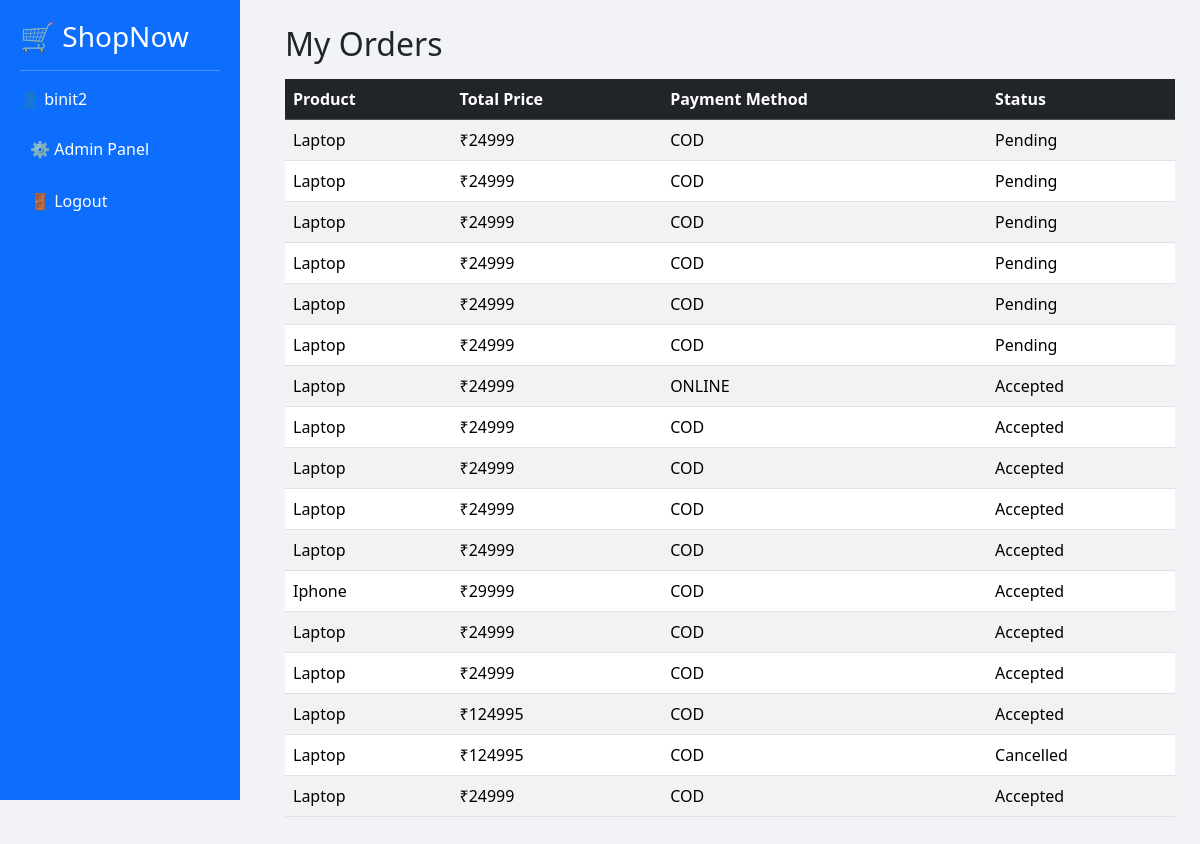
The app's page /my-orders/ (signed in) with its own data.
### orders/models.py (models this page shows, shortened)
class Order(models.Model):
    user = models.ForeignKey(User, on_delete=models.CASCADE)
    product = models.ForeignKey(Product, on_delete=models.CASCADE)
    quantity = models.IntegerField(default=1)
    total_price = models.IntegerField()
    payment_method = models.CharField(
        max_length=20,
        choices=[
          ('COD', 'Cash On Delivery'),
          ('ONLINE', 'Online Payment')
        ]
    )
    status = models.CharField(
        max_length=20,
        default='Pending'
    )
    created_at = models.DateTimeField(auto_now_add=True)

### products/models.py (models this page shows, shortened)
class Product(models.Model):
    STATUS_CHOICES = (
        ('Pending', 'Pending'),
        ('Approved', 'Approved'),
        ('Rejected', 'Rejected'),
    )
    seller = models.ForeignKey(User, on_delete=models.CASCADE)
    category = models.ForeignKey(Category, on_delete=models.CASCADE)
    name = models.CharField(max_length=100)
    price = models.IntegerField ()
    description = models.TextField()
    image = models.ImageField(upload_to='products/', null=True, blank=True)
    status = models.CharField(max_length=20, choices=STATUS_CHOICES, default='Pending')

### orders/views.py (the view)
# urls.py: path('my-orders/', views.my_orders, name='my_orders'),
@login_required
def my_orders(request):
    orders = Order.objects.filter(user=request.user)
    return render(request, 'my_orders.html', {'orders': orders})

### templates/my_orders.html
{% extends "base.html" %}
{% block content %}
<h2>My Orders</h2>
<table class="table table-boarded table-striped mt-3">
    <thead class="table-dark">
        <tr>
            <th>Product</th>
            <th>Total Price</th>
            <th>Payment Method</th>
            <th>Status</th>
        </tr>
    </thead>
    <tbody>
        {% for order in orders %}
        <tr>
            <td>{{ order.product.name }}</td>
            <td>₹{{ order.total_price }}</td>
            <td>{{ order.payment_method }}</td>
            <td>{{ order.status }}</td>
        </tr>
        {% empty %}
        <tr>
            <td colspan="4" class="text-center">No orders yet</td>
        </tr>
        {% endfor %}
    </tbody>
</table>
{% endblock %}

### templates/base.html (shortened to what this page needs)
<!DOCTYPE html>
<html>
<head>
    <link href="https://cdn.jsdelivr.net/npm/bootstrap@5.3.3/dist/css/bootstrap.min.css" rel="stylesheet">
</head>
<body>
<div class="sidebar">
    <h3>🛒 ShopNow</h3>
    <hr>
    {% if user.is_authenticated %}
        <p>👤 {{ user.username }}</p>
        {% if user.is_superuser %}
            <a href="/admin-dashboard/">⚙ Admin Panel</a>
            <a href="/logout/">🚪 Logout</a>
        {% endif %}
    {% else %}
        <a href="/">🏠 Home</a>
        <a href="/products/">🛍 Products</a>
        <a href="/login/">🔐 Login</a>
        <a href="/signup/">📝 Signup</a>
    {% endif %}
</div>
<div class="main-content">
    {% block content %}
    {% endblock %}
</div>
</body>
</html>

### templates/base.html (style rules this page uses)
body { background-color: #f1f3f6; }
.sidebar { width: 240px; height: 100vh; position: fixed; left: 0; top: 0; background: #0d6efd; padding: 20px; color: white; }
.sidebar a { display: block; color: white; text-decoration: none; padding: 10px; margin-bottom: 8px; border-radius: 6px; }
.main-content { margin-left: 260px; padding: 25px; }

### records on screen
Order: product.name "Laptop", total_price "24999", payment_method "COD", status "Pending"
Order: product.name "Laptop", total_price "24999", payment_method "COD", status "Pending"
Order: product.name "Laptop", total_price "24999", payment_method "COD", status "Pending"
Order: product.name "Laptop", total_price "24999", payment_method "COD", status "Pending"
Order: product.name "Laptop", total_price "24999", payment_method "COD", status "Pending"
Order: product.name "Laptop", total_price "24999", payment_method "COD", status "Pending"
Order: product.name "Laptop", total_price "24999", payment_method "ONLINE", status "Accepted"
Order: product.name "Laptop", total_price "24999", payment_method "COD", status "Accepted"
Order: product.name "Laptop", total_price "24999", payment_method "COD", status "Accepted"
Order: product.name "Laptop", total_price "24999", payment_method "COD", status "Accepted"
Order: product.name "Laptop", total_price "24999", payment_method "COD", status "Accepted"
Order: product.name "Iphone", total_price "29999", payment_method "COD", status "Accepted"
Order: product.name "Laptop", total_price "24999", payment_method "COD", status "Accepted"
Order: product.name "Laptop", total_price "24999", payment_method "COD", status "Accepted"
Order: product.name "Laptop", total_price "124995", payment_method "COD", status "Accepted"
Order: product.name "Laptop", total_price "124995", payment_method "COD", status "Cancelled"
Order: product.name "Laptop", total_price "24999", payment_method "COD", status "Accepted"

### other values on screen
{{ user.username }} "binit2"
